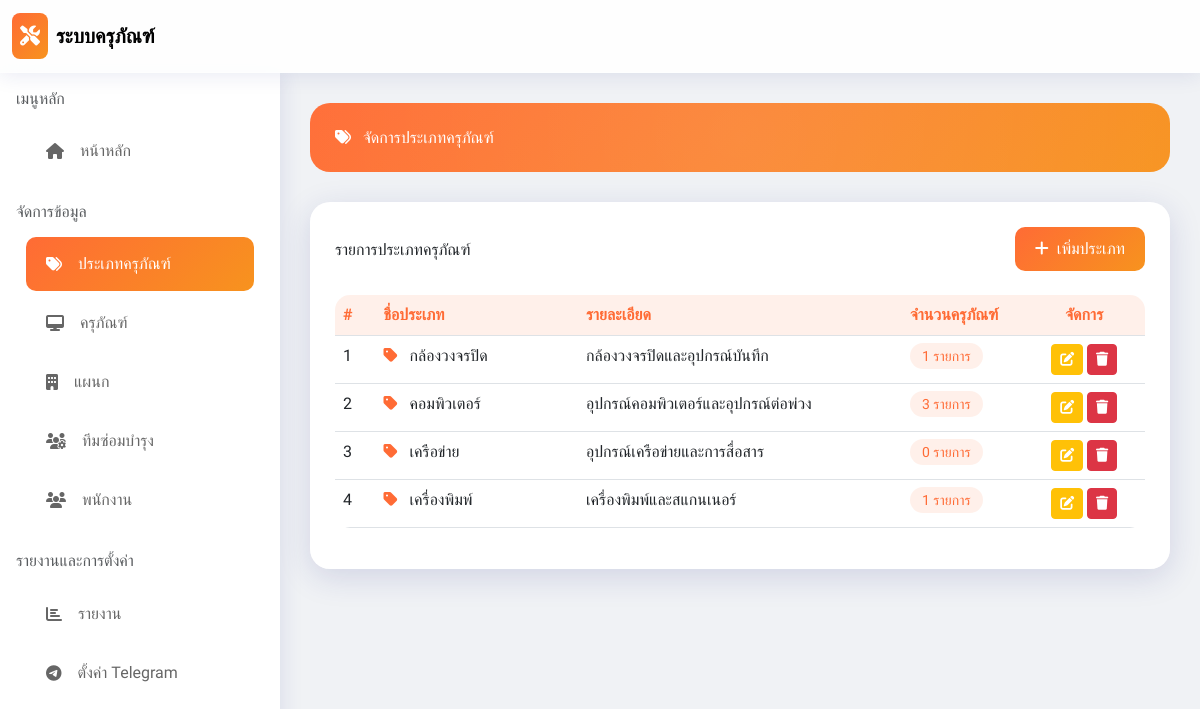
The app's page /equipment_categories.php (signed in) with its own data.
### tables this page shows
CREATE TABLE `equipment_categories` (
  `id` int(11) NOT NULL,
  `name` varchar(255) NOT NULL,
  `description` text DEFAULT NULL,
  `created_at` timestamp NOT NULL DEFAULT current_timestamp(),
  `updated_at` timestamp NOT NULL DEFAULT current_timestamp() ON UPDATE current_timestamp()
);

### equipment_categories.php (the view, shortened to what this page needs)
<?php
$conn = connectDB();
$sql = "SELECT c.*, COUNT(e.id) as equipment_count
        FROM equipment_categories c
        LEFT JOIN equipment e ON c.id = e.category_id
        GROUP BY c.id
        ORDER BY c.name";
$result = mysqli_query($conn, $sql);
?>
<!DOCTYPE html>
<html lang="th">
<head>
    <link href="https://cdn.jsdelivr.net/npm/bootstrap@5.3.0/dist/css/bootstrap.min.css" rel="stylesheet">
    <link rel="stylesheet" href="https://cdnjs.cloudflare.com/ajax/libs/font-awesome/6.4.0/css/all.min.css">
    <script src="https://cdn.tailwindcss.com"></script>
</head>
<body>
    <nav class="navbar navbar-expand-lg navbar-glass sticky-top">
        <div class="container-fluid">
            <a class="navbar-brand d-flex align-items-center" href="index.php">
                <div class="gradient-bg text-white p-2 rounded-3 me-2">
                    <i class="fas fa-tools"></i>
                </div>
                <span class="fw-bold">ระบบครุภัณฑ์</span>
            </a>
        </div>
    </nav>
    <div class="d-flex">
        <div class="sidebar" style="width: 280px;">
            <div class="p-3">
                <h6 class="text-muted mb-3">เมนูหลัก</h6>
                <a href="index.php" class="sidebar-item">
                    <i class="fas fa-home me-3"></i> หน้าหลัก
                </a>
                <h6 class="text-muted mb-3 mt-4">จัดการข้อมูล</h6>
                <a href="equipment_categories.php" class="sidebar-item active">
                    <i class="fas fa-tags me-3"></i> ประเภทครุภัณฑ์
                </a>
                <a href="equipment.php" class="sidebar-item">
                    <i class="fas fa-desktop me-3"></i> ครุภัณฑ์
                </a>
                <a href="departments.php" class="sidebar-item">
                    <i class="fas fa-building me-3"></i> แผนก
                </a>
                <a href="maintenance_teams.php" class="sidebar-item">
                    <i class="fas fa-users-cog me-3"></i> ทีมซ่อมบำรุง
                </a>
                <a href="users.php" class="sidebar-item">
                    <i class="fas fa-users me-3"></i> พนักงาน
                </a>
                <h6 class="text-muted mb-3 mt-4">รายงานและการตั้งค่า</h6>
                <a href="reports.php" class="sidebar-item">
                    <i class="fas fa-chart-bar me-3"></i> รายงาน
                </a>
                <a href="telegram_settings.php" class="sidebar-item">
                    <i class="fab fa-telegram me-3"></i> ตั้งค่า Telegram
                </a>
            </div>
        </div>
        <div class="flex-grow-1 content-area">
            <div class="page-header">
                <h4 class="mb-0">
                    <i class="fas fa-tags me-2"></i>
                    จัดการประเภทครุภัณฑ์
                </h4>
            </div>
            <div class="glass-card p-4">
                <div class="d-flex justify-content-between align-items-center mb-4">
                    <h5 class="mb-0">รายการประเภทครุภัณฑ์</h5>
                    <button class="btn btn-orange" data-bs-toggle="modal" data-bs-target="#addModal">
                        <i class="fas fa-plus me-2"></i>เพิ่มประเภท
                    </button>
                </div>
                <div class="table-responsive">
                    <table class="table table-hover table-glass">
                        <thead>
                            <tr>
                                <th width="5%">#</th>
                                <th width="25%">ชื่อประเภท</th>
                                <th width="40%">รายละเอียด</th>
                                <th width="15%">จำนวนครุภัณฑ์</th>
                                <th width="15%" class="text-center">จัดการ</th>
                            </tr>
                        </thead>
                        <tbody>
                            <?php
                            $i = 1;
                            while ($row = mysqli_fetch_assoc($result)):
                            ?>
                                <tr>
                                    <td><?php echo $i++; ?></td>
                                    <td>
                                        <i class="fas fa-tag me-2" style="color: #ff6b35;"></i>
                                        <?php echo $row['name']; ?>
                                    </td>
                                    <td><?php echo $row['description'] ?: '-'; ?></td>
                                    <td>
                                        <span class="stat-badge">
                                            <?php echo number_format($row['equipment_count']); ?> รายการ
                                        </span>
                                    </td>
                                    <td class="text-center">
                                        <button class="btn btn-sm btn-warning text-white"
                                                onclick="editCategory(<?php echo htmlspecialchars(json_encode($row)); ?>)">
                                            <i class="fas fa-edit"></i>
                                        </button>
                                        <button class="btn btn-sm btn-danger"
                                                onclick="confirmDelete(<?php echo $row['id']; ?>, '<?php echo $row['name']; ?>')">
                                            <i class="fas fa-trash"></i>
                                        </button>
                                    </td>
                                </tr>
                            <?php endwhile; ?>
                        </tbody>
                    </table>
                </div>
            </div>
        </div>
    </div>
</body>
</html>

### equipment_categories.php (style rules this page uses)
body { font-family: 'Prompt', sans-serif; background: #f0f2f5; }
.gradient-bg { background: linear-gradient(135deg, #ff6b35 0%, #f7931e 100%); }
.glass-card { background: rgba(255, 255, 255, 0.95); backdrop-filter: blur(20px); -webkit-backdrop-filter: blur(20px); border-radius: 20px; border: 1px solid rgba(255, 255, 255, 0.3); box-shadow: 0 8px 32px 0 rgba(31, 38, 135, 0.15); }
.navbar-glass { background: rgba(255, 255, 255, 0.9); backdrop-filter: blur(20px); -webkit-backdrop-filter: blur(20px); border-bottom: 1px solid rgba(255, 255, 255, 0.3); box-shadow: 0 2px 20px 0 rgba(31, 38, 135, 0.1); }
.btn-orange { background: linear-gradient(135deg, #ff6b35 0%, #f7931e 100%); color: white; border: none; border-radius: 10px; padding: 10px 20px; transition: all 0.3s ease; }
.sidebar { background: rgba(255, 255, 255, 0.95); backdrop-filter: blur(20px); -webkit-backdrop-filter: blur(20px); box-shadow: 2px 0 20px 0 rgba(31, 38, 135, 0.1); min-height: calc(100vh - 70px); }
.sidebar-item { padding: 15px 20px; color: #666; text-decoration: none; display: flex; align-items: center; transition: all 0.3s ease; border-radius: 10px; margin: 5px 10px; }
.sidebar-item.active { background: linear-gradient(135deg, #ff6b35 0%, #f7931e 100%); color: white; }
.content-area { padding: 30px; }
.table-glass { background: rgba(255, 255, 255, 0.95); backdrop-filter: blur(20px); -webkit-backdrop-filter: blur(20px); border-radius: 15px; overflow: hidden; }
.table-glass th { background: rgba(255, 107, 53, 0.1); font-weight: 600; color: #ff6b35; }
.page-header { background: linear-gradient(135deg, #ff6b35 0%, #f7931e 100%); color: white; border-radius: 20px; padding: 25px; margin-bottom: 30px; position: relative; overflow: hidden; }
.page-header::before { content: ''; position: absolute; top: -50%; right: -50%; width: 200%; height: 200%; background: radial-gradient(circle, rgba(255, 255, 255, 0.1) 0%, transparent 70%); animation: pulse 3s ease-in-out infinite; }
.stat-badge { background: rgba(255, 107, 53, 0.1); color: #ff6b35; padding: 5px 12px; border-radius: 20px; font-size: 0.875rem; font-weight: 500; }

### records on screen
equipment_categories: name "กล้องวงจรปิด", description "กล้องวงจรปิดและอุปกรณ์บันทึก", equipment_count "1"
equipment_categories: name "คอมพิวเตอร์", description "อุปกรณ์คอมพิวเตอร์และอุปกรณ์ต่อพ่วง", equipment_count "3"
equipment_categories: name "เครือข่าย", description "อุปกรณ์เครือข่ายและการสื่อสาร", equipment_count "0"
equipment_categories: name "เครื่องพิมพ์", description "เครื่องพิมพ์และสแกนเนอร์", equipment_count "1"
